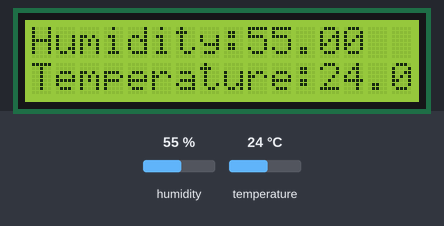
Recording of a sketch running on a simulated Arduino Uno, built with avr-gcc and run on an emulated ATmega328P. Parts: 16×2 character LCD. The test bench sets the inputs (shaded band); at power-on: humidity 55 %, temperature 24 °C.

Above: at 1.2 s.
1.3 s: humidity set to 22 %
At 2.5 s:
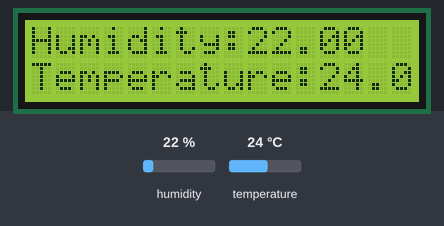
4.1 s: temperature set to 12 °C
At 5.6 s:
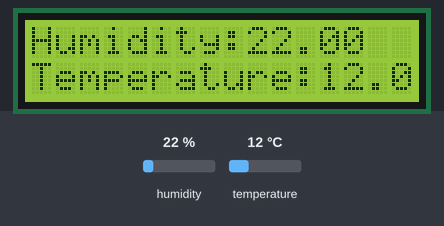
6.9 s: humidity set to 40 %
At 9.2 s:
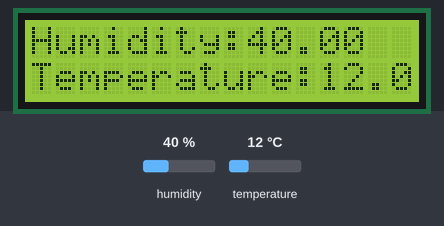
9.9 s: temperature set to 19 °C
At 11.1 s:
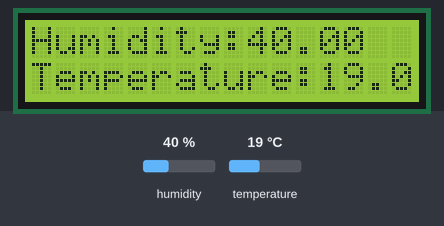
Timing chart, 0 to 12.9 s (numbered marks = the images above; inputs shaded):
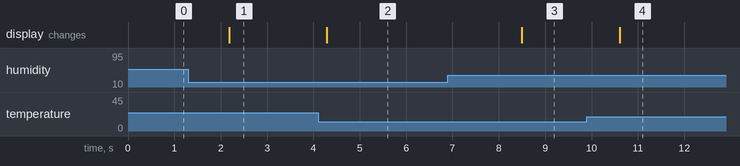

Measured:
- after the input at 1.3 s, the display: changes after 0.88 s (image 1)
- after the input at 4.1 s, the display: changes after 0.19 s (image 2)
- after the input at 6.9 s, the display: changes after 1.6 s (image 3)
- after the input at 9.9 s, the display: changes after 0.70 s (image 4)

The sketch:

DHT22_Project-Code.ino
```cpp
/* Entire Code and Electronic Setup written and developed by -
Aditya Swaroop
Project 2 - Smart temperature and Humidity Monitoring System
ROBO-AI Program - Electrical and Electronics Project-2 */

#include "DHT.h" // include dht library
#include <LiquidCrystal.h> // include liquid Crystal library

#define DHTPIN 2     // defines (2) digitial pin to which dht is connected
#define DHTTYPE DHT22   // defines dht22 sensor

DHT dht(DHTPIN, DHTTYPE); // creates a dht object with defined pins
LiquidCrystal lcd(12,11,10,9,8,7); // creates lcd object with defined pins

void setup()
{
  lcd.begin(16,2); // initialises the lcd display to 16*2
  dht.begin(); // initialises the dht sensor
}

void loop()
{
  float temp = dht.readTemperature(); // calculates the room temperature
  float hum = dht.readHumidity(); // calculates the room humidity

  // Check if any reads failed and exit early (to try again).
  if (isnan(temp) || isnan(hum))
  {
    lcd.print("Failed to read from DHT sensor!");
    return; // return the compiler to the end of the class loop()
  }
lcd.setCursor(0,0); // sets the pointer to row 0 and column 0
lcd.print("Humidity:" );
lcd.print(hum); // prints the humidity
lcd.setCursor(0,1); // sets the pointer to row 1 and column 0
lcd.print("Temperature:");
lcd.print(temp); // prints the temperature

delay(100); // delays the setup by 100 milli-seconds
}
```
